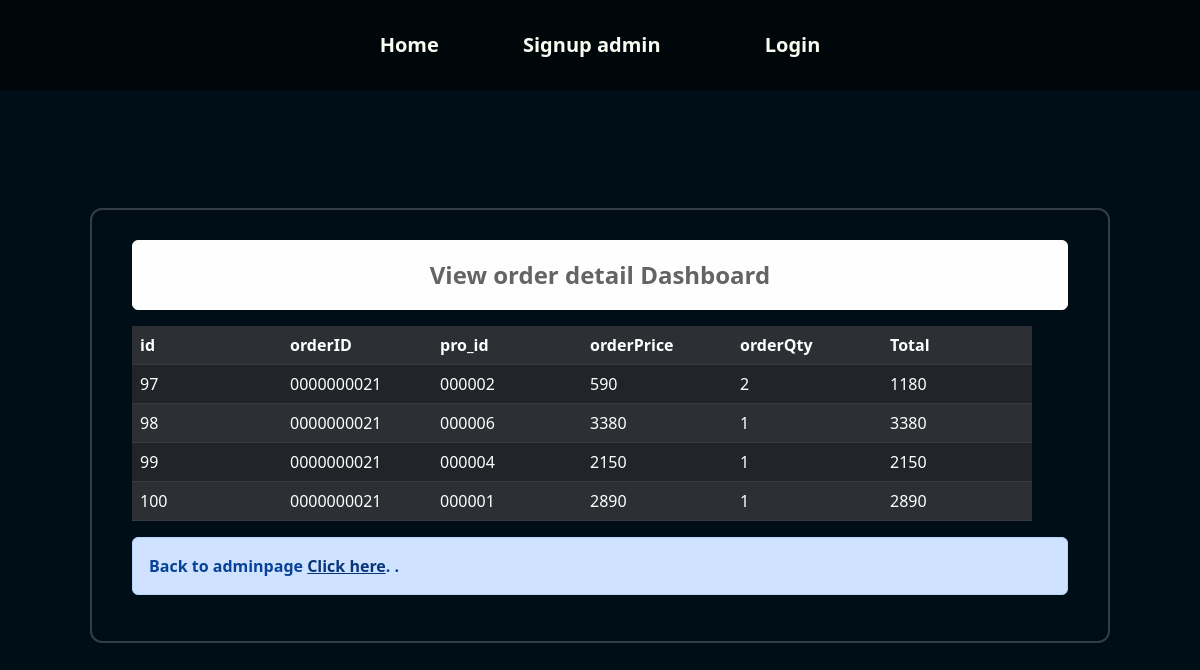
Page /view_orderdetail.php on the committed database.
### tables this page shows
CREATE TABLE `order_detail` (
  `id` int(11) NOT NULL COMMENT 'ลำดับที่',
  `orderID` int(10) UNSIGNED ZEROFILL NOT NULL COMMENT 'เลขใบสั่งซื้อ',
  `pro_id` int(6) UNSIGNED ZEROFILL NOT NULL COMMENT 'รหัสสินค้า',
  `orderPrice` float NOT NULL COMMENT 'ราคาสินค้า',
  `orderQty` int(11) NOT NULL COMMENT 'จำนวนที่สั่งซื้อ',
  `Total` float NOT NULL COMMENT 'ราคารวม'
);

### view_orderdetail.php (the view, shortened to what this page needs)
<?php
require_once('config.php');
require_once("headeradmin.php");
?>
<!DOCTYPE html>
<html lang="en">
<head>
    <link rel="stylesheet" type="text/css" href="https://cdn.jsdelivr.net/npm/bootstrap@5.2.3/dist/css/bootstrap.min.css">
    <link rel="stylesheet" type="text/css" href="admin1.css">
</head>
<body>
    <div class="wrapper">
    <div class="alert alert-light text-center fw-bold"  role="alert" style="font-size: 24px;" style="color: goldenrod;">
   View order detail Dashboard
</div
     <br>
        <div class="table-container">
            <table class="table table-dark table-striped">
                <tr>
                    <th>id</th>
                    <th>orderID</th>
                    <th>pro_id</th>
                    <th>orderPrice</th>
                    <th>orderQty</th>
                    <th>Total</th>
                </tr>
                <?php
                $sql = "SELECT * FROM order_detail";
                $result = mysqli_query($connect, $sql);
                while($row = mysqli_fetch_array($result)) {
                ?>
                <tr>
                    <td><?=$row['id']?></td>
                    <td><?=$row['orderID']?></td>
                    <td><?=$row['pro_id']?></td>
                    <td><?=$row['orderPrice']?></td>
                    <td><?=$row['orderQty']?></td>
                    <td><?=$row['Total']?></td>
                <?php
                }
                ?>
            </table>
        </div>
<div class="alert alert-primary" role="alert">
 Back to adminpage <a href="admin.php" class="alert-link">Click here</a>. .
</div>
    </div>
</body>
</html>

### admin1.css (style rules this page uses)
body { display: grid; place-items: center; height: 100vh; background: url(img/4.png) repeat; background-color: #000e17; background-size: 100vw 100vh; background-size: cover; background-position: center; color: white; margin: 0; }
.table-container { max-width: 900px; width: 100%; overflow-x: auto; }
.wrapper { margin-top: 50px; width: 1020px; background: transparent; border: 2px solid rgba(255, 255, 255, .2); backdrop-filter: blur(9px); color: #fff; border-radius: 12px; padding: 30px 40px; }
.table-container th, .table-container td { color: white; width: 150px; }
.wrapper .alert { font-weight: bold; }

### headeradmin.php (style rules this page uses)
body { margin: 0; padding: 0; }

### rows in the picture
order_detail: id "97", orderID "0000000021", pro "000002", orderPrice "590", orderQty "2", Total "1180"
order_detail: id "98", orderID "0000000021", pro "000006", orderPrice "3380", orderQty "1", Total "3380"
order_detail: id "99", orderID "0000000021", pro "000004", orderPrice "2150", orderQty "1", Total "2150"
order_detail: id "100", orderID "0000000021", pro "000001", orderPrice "2890", orderQty "1", Total "2890"
